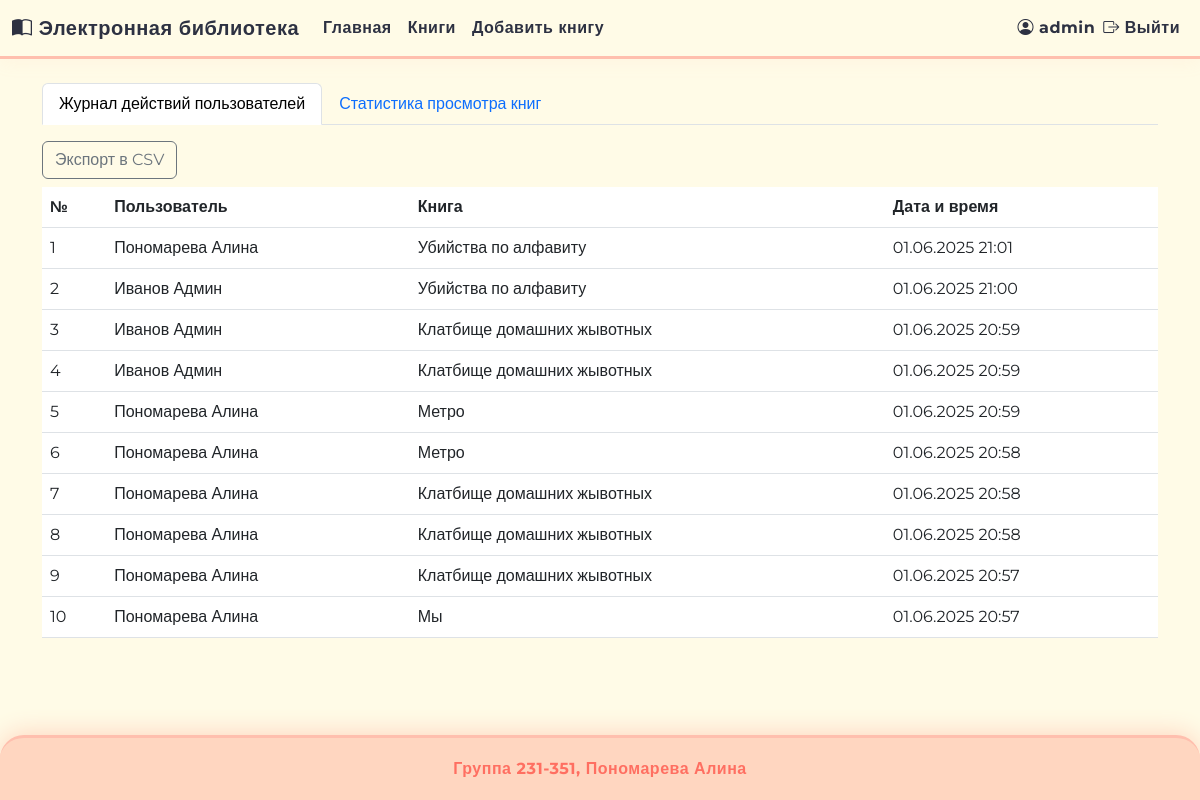
Page /admin/stats (signed in) on the committed database.
### app/models.py (models this page shows, shortened)
class User(db.Model, UserMixin):
    __tablename__ = 'user'
    id = db.Column(db.Integer, primary_key=True)
    username = db.Column(db.String(64), nullable=False, unique=True)
    password_hash = db.Column(db.String(128), nullable=False)
    last_name = db.Column(db.String(64), nullable=False)
    first_name = db.Column(db.String(64), nullable=False)
    middle_name = db.Column(db.String(64))
    role_id = db.Column(db.Integer, db.ForeignKey('role.id'), nullable=False)
    reviews = db.relationship('Review', backref='user', lazy=True, cascade="all, delete-orphan")
    def is_admin(self):
        return self.role and self.role.name == 'Администратор'

class BookView(db.Model):
    __tablename__ = 'book_view'
    id = db.Column(db.Integer, primary_key=True)
    book_id = db.Column(db.Integer, db.ForeignKey('book.id', ondelete='CASCADE'), nullable=False)
    user_id = db.Column(db.Integer, db.ForeignKey('user.id'), nullable=True)  # null для неаутентифицированных
    session_id = db.Column(db.String(128), nullable=True)  # для гостей
    viewed_at = db.Column(db.DateTime, default=datetime.utcnow, nullable=False)
    book = db.relationship('Book')
    user = db.relationship('User')

class Book(db.Model):
    __tablename__ = 'book'
    id = db.Column(db.Integer, primary_key=True)
    title = db.Column(db.String(255), nullable=False)
    description = db.Column(db.Text, nullable=False)
    year = db.Column(db.Integer, nullable=False)
    publisher = db.Column(db.String(255), nullable=False)
    author = db.Column(db.String(255), nullable=False)
    pages = db.Column(db.Integer, nullable=False)
    genres = db.relationship('Genre', secondary=book_genre, backref='books')
    cover = db.relationship('Cover', uselist=False, backref='book', cascade="all, delete-orphan")
    reviews = db.relationship('Review', backref='book', lazy=True, cascade="all, delete-orphan")

### app/routes/admin.py (the view, shortened to what this page needs)
@admin_bp.route('/admin/stats')
@login_required
def stats():
    if not current_user.is_admin():
        abort(403)
    tab = request.args.get('tab', 'log')
    page = request.args.get('page', 1, type=int)
    per_page = 10
    if tab == 'log':
        query = BookView.query.order_by(BookView.viewed_at.desc())
        pagination = query.paginate(page=page, per_page=per_page, error_out=False)
        return render_template('stats.html', tab='log', pagination=pagination)

### app/__init__.py (called while the page is built)
def create_app():
    app = Flask(__name__)
    app.config.from_object('config.Config')
    db.init_app(app)
    login_manager.init_app(app)
    migrate.init_app(app, db)
    csrf.init_app(app)
    app.jinja_env.filters['markdown'] = markdown_filter
    from app.routes.app import main_bp
    from app.routes.books import books_bp
    from app.routes.auth import auth_bp
    from app.routes.reviews import reviews
    from app.routes.collections import collections_bp
    from app.routes.admin import admin_bp
    app.register_blueprint(main_bp)
    app.register_blueprint(books_bp)
    app.register_blueprint(auth_bp)
    app.register_blueprint(reviews)
    app.register_blueprint(collections_bp)
    app.register_blueprint(admin_bp)
    from app.models import User
    @login_manager.user_loader
    def load_user(user_id):
        return User.query.get(int(user_id))
    return app

### app/templates/stats.html (shortened to what this page needs)
{% extends "base.html" %}
{% block content %}
<ul class="nav nav-tabs mb-3">
  <li class="nav-item">
    <a class="nav-link {% if tab == 'log' %}active{% endif %}" href="{{ url_for('admin.stats', tab='log') }}">Журнал действий пользователей</a>
  </li>
  <li class="nav-item">
    <a class="nav-link {% if tab == 'stats' %}active{% endif %}" href="{{ url_for('admin.stats', tab='stats') }}">Статистика просмотра книг</a>
  </li>
</ul>
{% if tab == 'log' %}
  <a href="{{ url_for('admin.export_stats', tab='log') }}" class="btn btn-outline-secondary mb-2">Экспорт в CSV</a>
  <table class="table">
    <thead>
      <tr><th>№</th><th>Пользователь</th><th>Книга</th><th>Дата и время</th></tr>
    </thead>
    <tbody>
      {% for v in pagination.items %}
        <tr>
          <td>{{ loop.index + (pagination.page - 1) * pagination.per_page }}</td>
          <td>{% if v.user %}{{ v.user.last_name }} {{ v.user.first_name }}{% else %}Неаутентифицированный пользователь{% endif %}</td>
          <td>{{ v.book.title }}</td>
          <td>{{ v.viewed_at.strftime('%d.%m.%Y %H:%M') }}</td>
        </tr>
      {% endfor %}
    </tbody>
  </table>
{% endif %}
{% endblock %}

### app/templates/base.html (shortened to what this page needs)
<!doctype html>
<html lang="ru">
<head>
    <link href="https://cdn.jsdelivr.net/npm/bootstrap@5.3.0/dist/css/bootstrap.min.css" rel="stylesheet">
    <link href="https://cdn.jsdelivr.net/npm/bootstrap-icons@1.10.5/font/bootstrap-icons.css" rel="stylesheet">
</head>
<body>
<div class="content-wrapper">
    <nav class="navbar navbar-expand-lg">
        <div class="container-fluid">
            <a class="navbar-brand" href="{{ url_for('main.index') }}">
                <i class="bi bi-book-half"></i> Электронная библиотека
            </a>
            <div class="collapse navbar-collapse" id="navbarNav">
                <ul class="navbar-nav me-auto mb-2 mb-lg-0">
                    <li class="nav-item">
                        <a class="nav-link" href="{{ url_for('main.index') }}">Главная</a>
                    </li>
                    <li class="nav-item">
                        <a class="nav-link" href="{{ url_for('main.index') }}">Книги</a>
                    </li>
                    {% if current_user.is_authenticated and current_user.role.name == 'Администратор' %}
                        <li class="nav-item mx-auto">
                            <a class="nav-link" href="{{ url_for('books.add_book') }}">Добавить книгу</a>
                        </li>
                    {% endif %}
                </ul>
                <ul class="navbar-nav ms-auto mb-2 mb-lg-0 align-items-center">
                    {% if current_user.is_authenticated %}
                        <li class="nav-item">
                            <span class="navbar-text">
                                <i class="bi bi-person-circle"></i>
                                {{ current_user.username }}
                            </span>
                        </li>
                        <li class="nav-item">
                            <a class="nav-link" href="{{ url_for('auth.logout') }}"><i class="bi bi-box-arrow-right"></i> Выйти</a>
                        </li>
                    {% endif %}
                </ul>
            </div>
        </div>
    </nav>
    <div class="container mt-4 flex-grow-1">
        {% block content %}
        {% endblock %}
    </div>
</div>
<footer class="text-center">
    Группа 231-351, Пономарева Алина
</footer>
</body>
</html>

### app/templates/base.html (style rules this page uses)
html, body { height: 100%; margin: 0; padding: 0; font-family: 'Montserrat', Arial, sans-serif; background: #fffbe7; color: #2d3142; min-height: 100vh; display: flex; flex-direction: column; }
.content-wrapper { flex: 1 0 auto; display: flex; flex-direction: column; }
.navbar { background: #fffbe7; border-bottom: 3px solid #ffbfae; box-shadow: 0 2px 18px rgba(255,182,155,0.10); }
.navbar-brand, .navbar-nav .nav-link, .navbar-text { color: #2d3142 !important; font-weight: 700; letter-spacing: 0.5px; }
footer { background: #ffd6c0; color: #ff6f61; border-top: 3px solid #ffbfae; padding: 1.2rem 0; font-weight: 700; letter-spacing: 0.5px; border-radius: 24px 24px 0 0; margin-top: 2rem; box-shadow: 0 -2px 24px #ffd6c0; }
* { transition: background 0.2s, color 0.2s, box-shadow 0.2s, transform 0.2s; }

### rows in the picture
User: username "admin"
BookView: user.last_name "Пономарева", user.first_name "Алина", book "Убийства по алфавиту", viewed_at "01.06.2025 21:01"
BookView: user.last_name "Иванов", user.first_name "Админ", book "Убийства по алфавиту", viewed_at "01.06.2025 21:00"
BookView: user.last_name "Иванов", user.first_name "Админ", book "Клатбище домашних жывотных", viewed_at "01.06.2025 20:59"
BookView: user.last_name "Иванов", user.first_name "Админ", book "Клатбище домашних жывотных", viewed_at "01.06.2025 20:59"
BookView: user.last_name "Пономарева", user.first_name "Алина", book "Метро", viewed_at "01.06.2025 20:59"
BookView: user.last_name "Пономарева", user.first_name "Алина", book "Метро", viewed_at "01.06.2025 20:58"
BookView: user.last_name "Пономарева", user.first_name "Алина", book "Клатбище домашних жывотных", viewed_at "01.06.2025 20:58"
BookView: user.last_name "Пономарева", user.first_name "Алина", book "Клатбище домашних жывотных", viewed_at "01.06.2025 20:58"
BookView: user.last_name "Пономарева", user.first_name "Алина", book "Клатбище домашних жывотных", viewed_at "01.06.2025 20:57"
BookView: user.last_name "Пономарева", user.first_name "Алина", book "Мы", viewed_at "01.06.2025 20:57"
